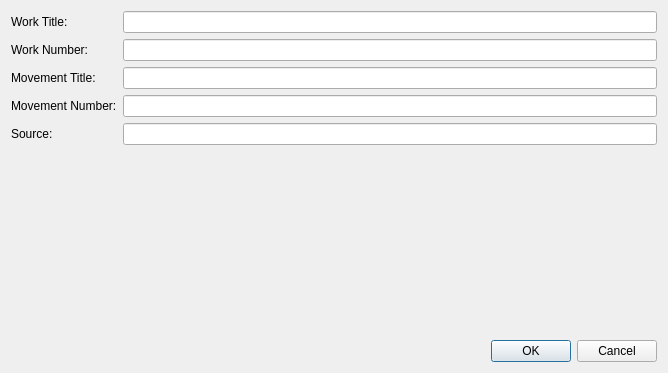
<ui version="4.0" >
 <class>MetaEditDialog</class>
 <widget class="QDialog" name="MetaEditDialog" >
  <property name="geometry" >
   <rect>
    <x>0</x>
    <y>0</y>
    <width>668</width>
    <height>373</height>
   </rect>
  </property>
  <property name="windowTitle" >
   <string>Dialog</string>
  </property>
  <layout class="QGridLayout" name="gridLayout" >
   <item row="0" column="0" >
    <widget class="QLabel" name="label" >
     <property name="text" >
      <string>Work Title:</string>
     </property>
    </widget>
   </item>
   <item row="0" column="1" >
    <widget class="QLineEdit" name="workTitle" />
   </item>
   <item row="1" column="0" >
    <widget class="QLabel" name="label_2" >
     <property name="text" >
      <string>Work Number:</string>
     </property>
    </widget>
   </item>
   <item row="1" column="1" >
    <widget class="QLineEdit" name="workNumber" />
   </item>
   <item row="2" column="0" >
    <widget class="QLabel" name="label_3" >
     <property name="text" >
      <string>Movement Title:</string>
     </property>
    </widget>
   </item>
   <item row="2" column="1" >
    <widget class="QLineEdit" name="movementTitle" />
   </item>
   <item row="3" column="0" >
    <widget class="QLabel" name="label_4" >
     <property name="text" >
      <string>Movement Number:</string>
     </property>
    </widget>
   </item>
   <item row="3" column="1" >
    <widget class="QLineEdit" name="movementNumber" />
   </item>
   <item row="4" column="0" >
    <widget class="QLabel" name="label_5" >
     <property name="text" >
      <string>Source:</string>
     </property>
    </widget>
   </item>
   <item row="4" column="1" >
    <widget class="QLineEdit" name="source" />
   </item>
   <item row="5" column="0" >
    <spacer name="verticalSpacer" >
     <property name="orientation" >
      <enum>Qt::Vertical</enum>
     </property>
     <property name="sizeHint" stdset="0" >
      <size>
       <width>20</width>
       <height>136</height>
      </size>
     </property>
    </spacer>
   </item>
   <item row="6" column="1" >
    <widget class="QDialogButtonBox" name="buttonBox" >
     <property name="orientation" >
      <enum>Qt::Horizontal</enum>
     </property>
     <property name="standardButtons" >
      <set>QDialogButtonBox::Cancel|QDialogButtonBox::Ok</set>
     </property>
    </widget>
   </item>
  </layout>
 </widget>
 <resources/>
 <connections>
  <connection>
   <sender>buttonBox</sender>
   <signal>accepted()</signal>
   <receiver>MetaEditDialog</receiver>
   <slot>accept()</slot>
   <hints>
    <hint type="sourcelabel" >
     <x>248</x>
     <y>254</y>
    </hint>
    <hint type="destinationlabel" >
     <x>157</x>
     <y>274</y>
    </hint>
   </hints>
  </connection>
  <connection>
   <sender>buttonBox</sender>
   <signal>rejected()</signal>
   <receiver>MetaEditDialog</receiver>
   <slot>reject()</slot>
   <hints>
    <hint type="sourcelabel" >
     <x>316</x>
     <y>260</y>
    </hint>
    <hint type="destinationlabel" >
     <x>286</x>
     <y>274</y>
    </hint>
   </hints>
  </connection>
 </connections>
</ui>
